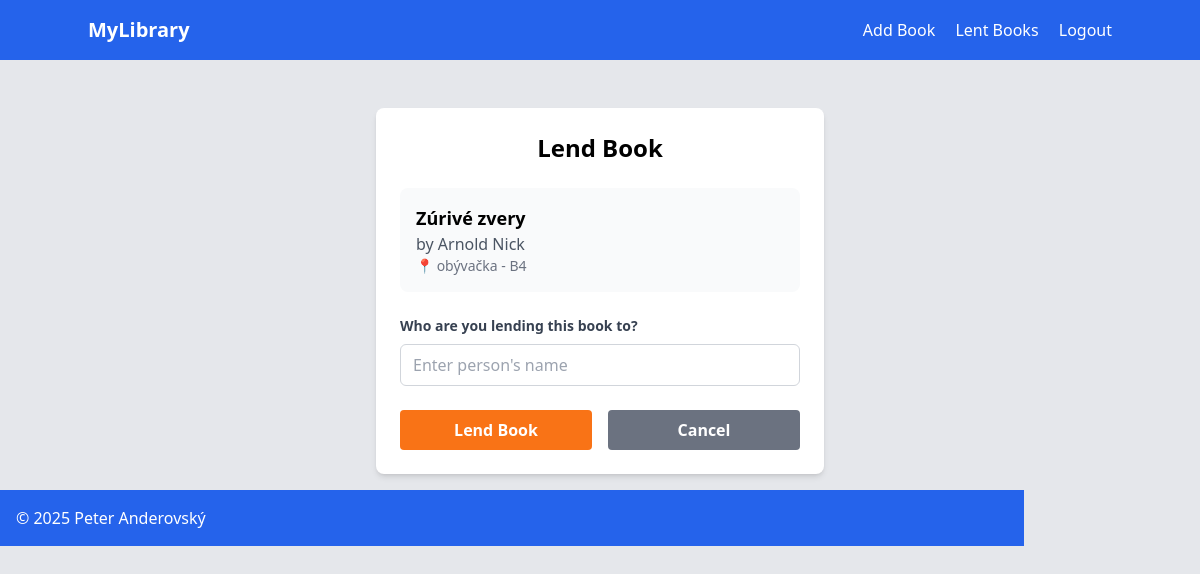
/lend_book/2 (signed in), run on the app's committed database.
### app.py (models this page shows)
class Book(db.Model):
    id = db.Column(db.Integer, primary_key=True)
    title = db.Column(db.String(200), nullable=False)
    author = db.Column(db.String(100), nullable=False)
    room = db.Column(db.String(50), nullable=False)
    shelf = db.Column(db.String(50), nullable=False)
    is_lent = db.Column(db.Boolean, default=False)
    lent_to = db.Column(db.String(100), nullable=True)
    lent_date = db.Column(db.DateTime, nullable=True)

### app.py (the view, shortened to what this page needs)
@app.route('/lend_book/<int:book_id>', methods=['GET', 'POST'])
@login_required
def lend_book(book_id):
    book = Book.query.get_or_404(book_id)
    if book.is_lent:
        flash('This book is already lent out!')
        return redirect(url_for('index'))
    return render_template('lend_book.html', book=book)

### app.py (called while the page is built)
@login_manager.user_loader
def load_user(user_id):
    return User.query.get(int(user_id))

### templates/lend_book.html
{% extends "base.html" %}
{% block content %}
<div class="max-w-md mx-auto bg-white rounded-lg shadow-md p-6">
    <h2 class="text-2xl font-bold mb-6 text-center">Lend Book</h2>
    <div class="mb-6 p-4 bg-gray-50 rounded-lg">
        <h3 class="font-bold text-lg">{{ book.title }}</h3>
        <p class="text-gray-600">by {{ book.author }}</p>
        <p class="text-sm text-gray-500">📍 {{ book.room }} - {{ book.shelf }}</p>
    </div>
    <form method="POST">
        <div class="mb-6">
            <label for="lent_to" class="block text-gray-700 text-sm font-bold mb-2">
                Who are you lending this book to?
            </label>
            <input type="text" name="lent_to" required
                   placeholder="Enter person's name"
                   class="w-full px-3 py-2 border border-gray-300 rounded-md focus:outline-none focus:ring-2 focus:ring-blue-500">
        </div>
        <div class="flex space-x-4">
            <button type="submit"
                    class="flex-1 bg-orange-500 hover:bg-orange-700 text-white font-bold py-2 px-4 rounded">
                Lend Book
            </button>
            <a href="{{ url_for('index') }}"
               class="flex-1 bg-gray-500 hover:bg-gray-700 text-white font-bold py-2 px-4 rounded text-center">
                Cancel
            </a>
        </div>
    </form>
</div>
{% endblock %}

### data on the page
Book: title "Zúrivé zvery", author "Arnold Nick", room "obývačka", shelf "B4"
